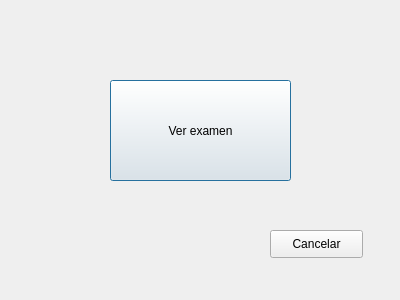
<?xml version="1.0" encoding="UTF-8"?>
<ui version="4.0">
 <class>paciente</class>
 <widget class="QDialog" name="paciente">
  <property name="geometry">
   <rect>
    <x>0</x>
    <y>0</y>
    <width>400</width>
    <height>300</height>
   </rect>
  </property>
  <property name="windowTitle">
   <string>Dialog</string>
  </property>
  <widget class="QPushButton" name="ver_examen">
   <property name="geometry">
    <rect>
     <x>110</x>
     <y>80</y>
     <width>181</width>
     <height>101</height>
    </rect>
   </property>
   <property name="text">
    <string>Ver examen</string>
   </property>
  </widget>
  <widget class="QPushButton" name="pushButton">
   <property name="geometry">
    <rect>
     <x>270</x>
     <y>230</y>
     <width>93</width>
     <height>28</height>
    </rect>
   </property>
   <property name="text">
    <string>Cancelar</string>
   </property>
  </widget>
 </widget>
 <resources/>
 <connections/>
</ui>
